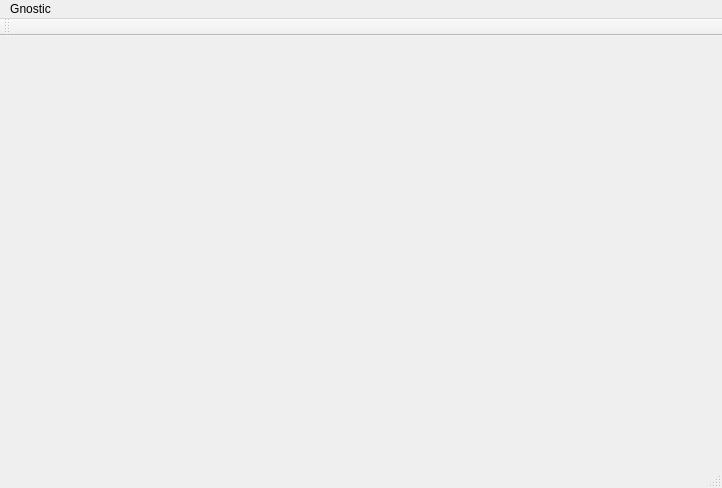
<?xml version="1.0" encoding="UTF-8"?>
<ui version="4.0">
 <class>GnosticMainWindow</class>
 <widget class="QMainWindow" name="GnosticMainWindow">
  <property name="geometry">
   <rect>
    <x>0</x>
    <y>0</y>
    <width>722</width>
    <height>488</height>
   </rect>
  </property>
  <property name="windowTitle">
   <string>GnosticMainWindow</string>
  </property>
  <widget class="QWidget" name="centralWidget">
   <layout class="QHBoxLayout" name="horizontalLayout">
    <item>
     <widget class="DataDisplayEditorForm" name="widget" native="true"/>
    </item>
   </layout>
  </widget>
  <widget class="QMenuBar" name="menuBar">
   <property name="geometry">
    <rect>
     <x>0</x>
     <y>0</y>
     <width>722</width>
     <height>21</height>
    </rect>
   </property>
   <widget class="QMenu" name="menuTools">
    <property name="title">
     <string>Gnostic</string>
    </property>
    <addaction name="separator"/>
    <addaction name="actionQuit"/>
   </widget>
   <addaction name="menuTools"/>
  </widget>
  <widget class="QToolBar" name="mainToolBar">
   <attribute name="toolBarArea">
    <enum>TopToolBarArea</enum>
   </attribute>
   <attribute name="toolBarBreak">
    <bool>false</bool>
   </attribute>
  </widget>
  <widget class="QStatusBar" name="statusBar"/>
  <action name="actionFullscreen">
   <property name="checkable">
    <bool>true</bool>
   </property>
   <property name="text">
    <string>Fullscreen</string>
   </property>
   <property name="shortcut">
    <string>F11</string>
   </property>
  </action>
  <action name="actionConfigure">
   <property name="text">
    <string>Configure</string>
   </property>
  </action>
  <action name="actionQuit">
   <property name="text">
    <string>Quit</string>
   </property>
   <property name="shortcut">
    <string>Ctrl+Q</string>
   </property>
  </action>
  <action name="actionAbout">
   <property name="text">
    <string>About Gnostic</string>
   </property>
  </action>
 </widget>
 <layoutdefault spacing="6" margin="11"/>
 <customwidgets>
  <customwidget>
   <class>DataDisplayEditorForm</class>
   <extends>QWidget</extends>
   <header>DataDisplayEditorForm.hpp</header>
   <container>1</container>
  </customwidget>
 </customwidgets>
 <resources/>
 <connections>
  <connection>
   <sender>actionQuit</sender>
   <signal>activated()</signal>
   <receiver>GnosticMainWindow</receiver>
   <slot>close()</slot>
   <hints>
    <hint type="sourcelabel">
     <x>-1</x>
     <y>-1</y>
    </hint>
    <hint type="destinationlabel">
     <x>284</x>
     <y>233</y>
    </hint>
   </hints>
  </connection>
 </connections>
</ui>
